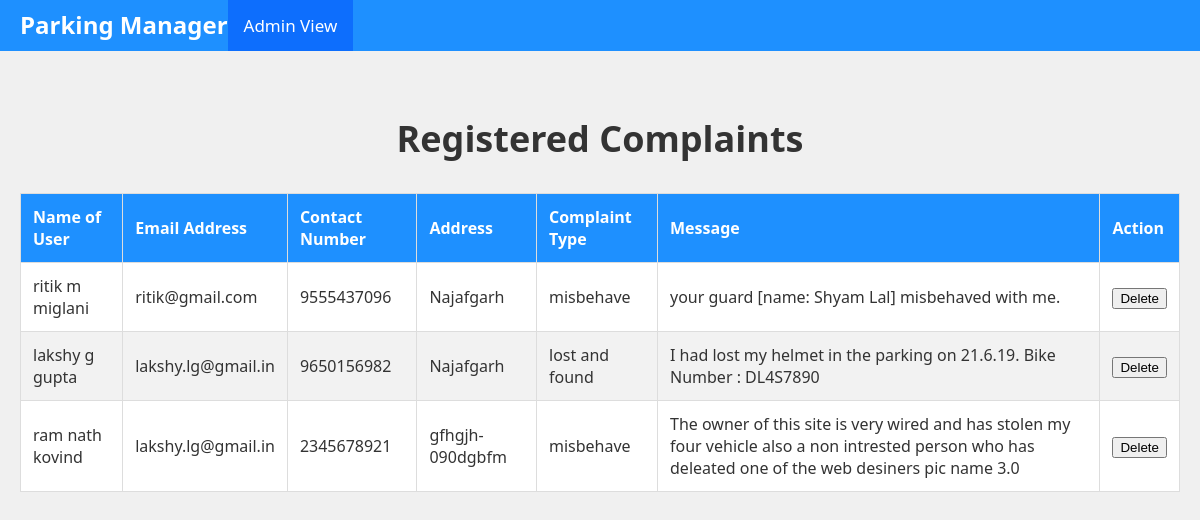
/printcomplaint/, run on an earlier commit of the app's database.
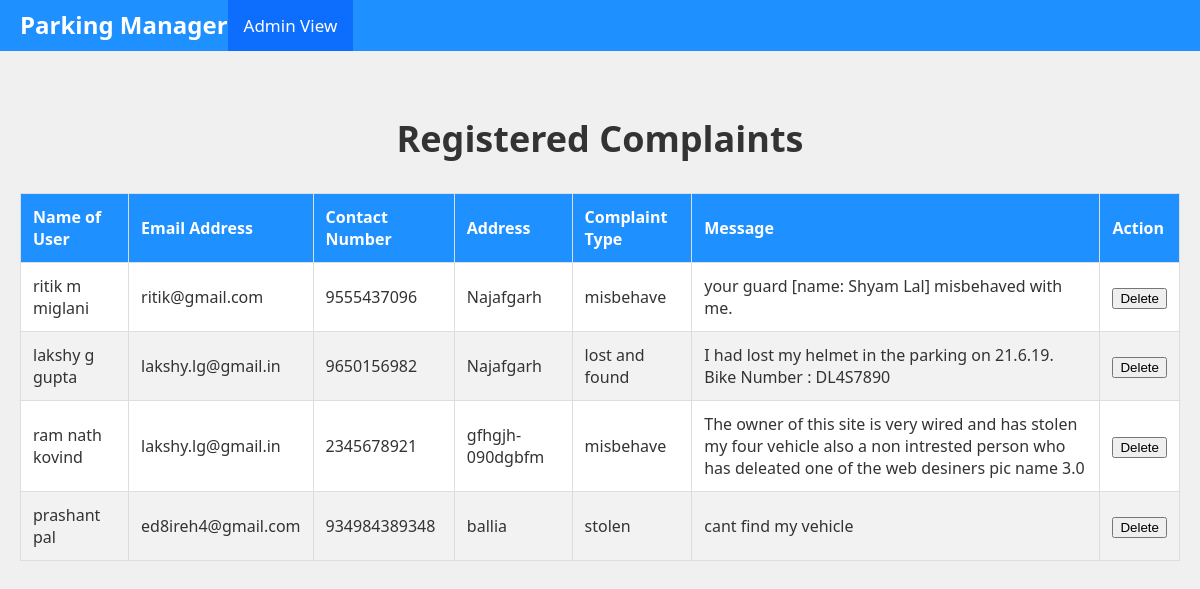
And on a later commit of the database.
### parking/models.py (models this page shows, shortened)
class Complaints(models.Model):
    fname = models.CharField(max_length=20)
    mname = models.CharField(max_length=20, default="")
    lname = models.CharField(max_length=20)
    contactno = models.CharField(max_length=10, default="")
    email = models.EmailField(default="null")
    address = models.CharField(max_length=200, default="")
    space = models.CharField(max_length=30, default="")
    message = models.CharField(max_length=2000, default="")

### parking/views.py (the view)
# urls.py: path('printcomplaint/', views.printcomplaint, name='printcomplaint'),
def printcomplaint(request):
    obj = Complaints.objects.filter().all()
    return render(request, 'printcomplaint.html', {'obj':obj})

### parking/templates/printcomplaint.html (shortened to what this page needs)
<!DOCTYPE html>
<html lang="en">
<head>
</head>
<body>
<div class="topnav">
    <div class="brand-logo">Parking Manager</div>
    <a href="/adminpage/" class="active">Admin View</a>
</div>
<div class="content">
    <h1 class="complaint-heading">Registered Complaints</h1>
    <table>
        <thead>
        <tr>
            <th>Name of User</th>
            <th>Email Address</th>
            <th>Contact Number</th>
            <th>Address</th>
            <th>Complaint Type</th>
            <th>Message</th>
            <th>Action</th>
        </tr>
        </thead>
        <tbody>
        {% if obj %}
            {% for complaint in obj %}
                <tr>
                    <td>{{ complaint.fname }} {{ complaint.mname }} {{ complaint.lname }}</td>
                    <td>{{ complaint.email }}</td>
                    <td>{{ complaint.contactno }}</td>
                    <td>{{ complaint.address }}</td>
                    <td>{{ complaint.space }}</td>
                    <td>{{ complaint.message }}</td>
                    <td>
                        <form action="{% url 'delete_complaint' complaint.id %}" method="post">
                            <button type="submit">Delete</button>
                        </form>
                    </td>
                </tr>
            {% endfor %}
        {% else %}
            <tr>
                <td colspan="7">No complaints registered.</td>
            </tr>
        {% endif %}
        </tbody>
    </table>
</div>
</body>
</html>

What changed in the data, as far as the page shows it:
added Complaints: fname "prashant", lname "pal", email "ed8ireh4@gmail.com", contactno "934984389348", address "ballia", space "stolen", message "cant find my vehicle"
